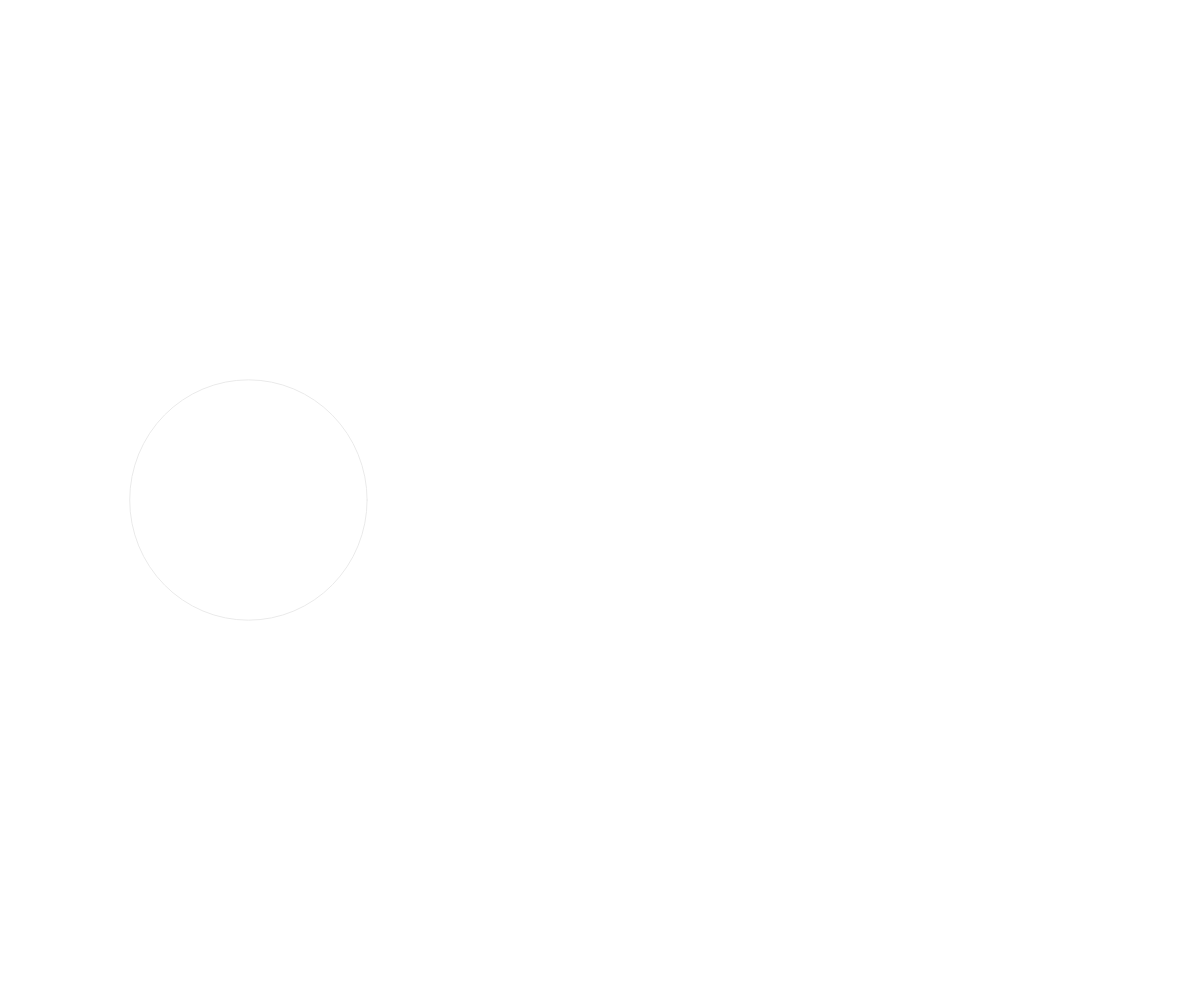
Frame 1 (no input)
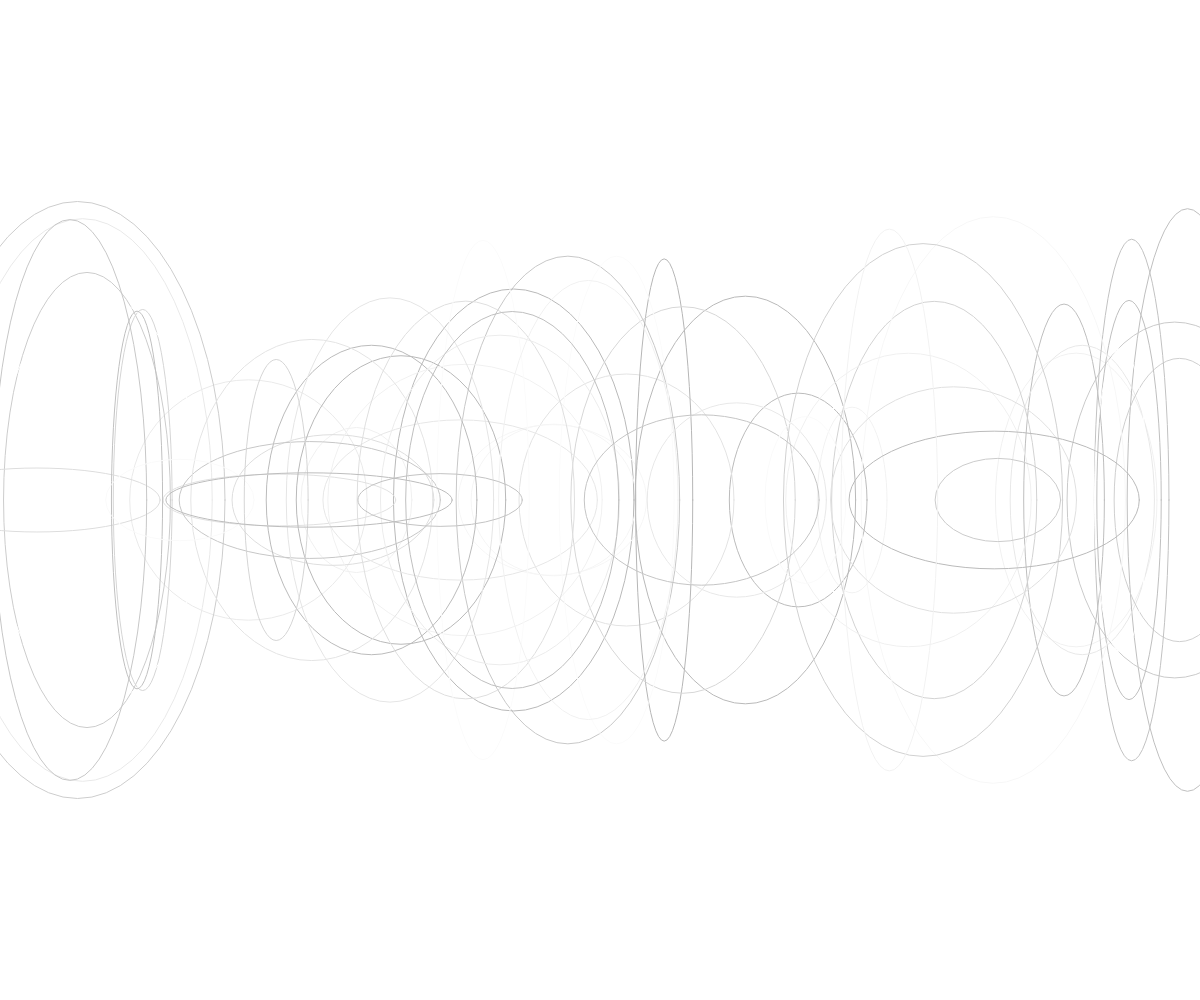
Frame 60 (no input)
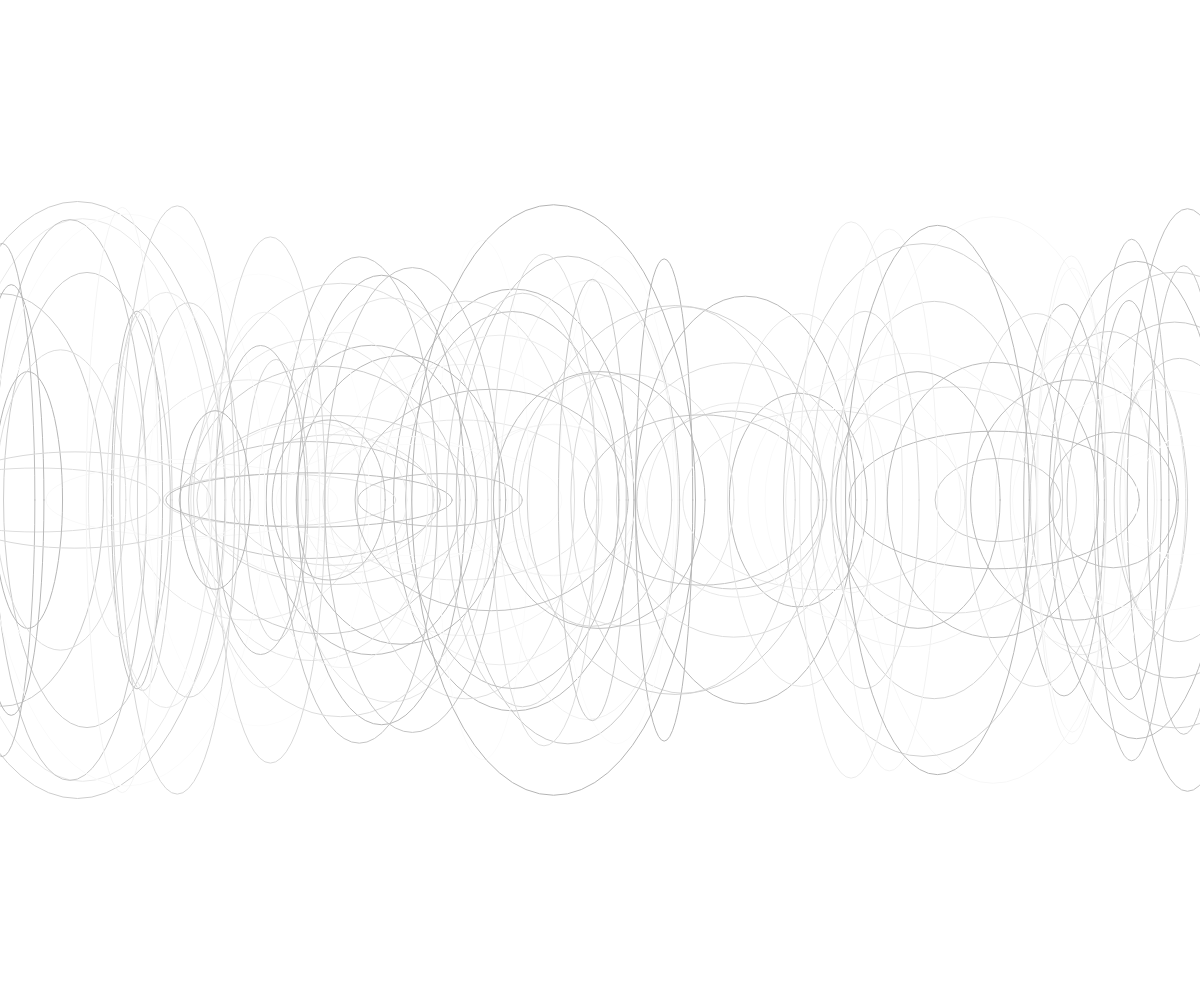
Frame 120 (the mouse pressed at the canvas centre since frame 60)

The p5.js sketch that drew these frames (run headless with seeded random() and noise() and a simulated clock; from frame 60 on, the mouse is pressed at the canvas centre):

// p5.js sketch
// ── sketch.js
function setup() {
	createCanvas(windowWidth, windowHeight);

	noFill();

}

function draw() {
	// put drawing code here
// 	strokeWeight( random( 1,5 ) );
// 	stroke( random( 180,255 ) );
// 	circle( width / 2,height / 2,random( 50,300 ) );
	stroke(random(180,255))
	ellipse(random(width)  , height/2,random(50,300),random(50,600))
 }
